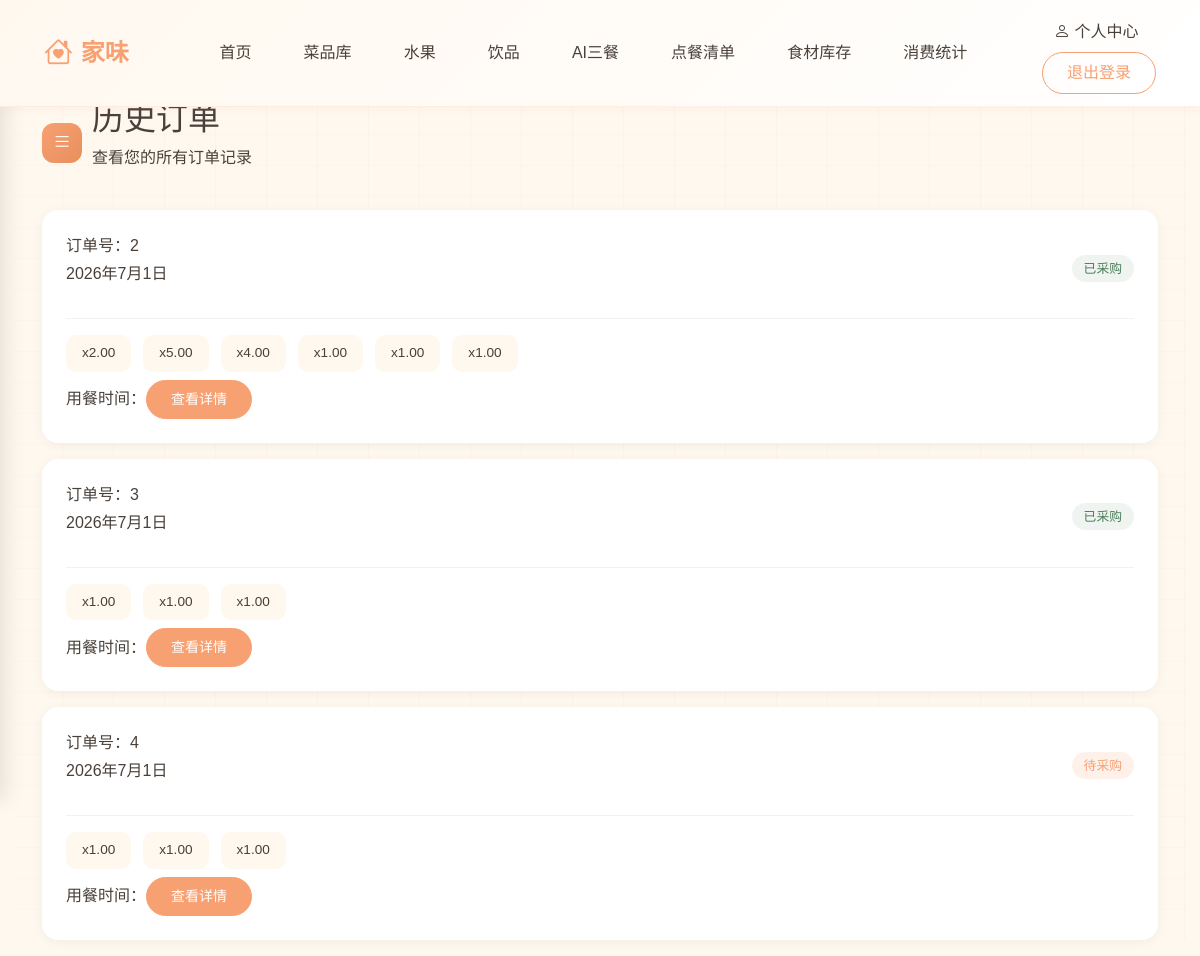
The app's page /orders/ (signed in) with its own data.
### core/models.py (models this page shows)
class Order(models.Model):
    id = models.AutoField(primary_key=True)
    user = models.ForeignKey(User, on_delete=models.CASCADE, verbose_name='下单用户')
    order_date = models.DateField(auto_now_add=True, verbose_name='下单日期')
    total_cost = models.DecimalField(max_digits=8, decimal_places=2, verbose_name='采购总花费')
    purchase_text = models.TextField(verbose_name='完整采购清单文本')
    is_finish = models.BooleanField(default=False, verbose_name='是否已采购')
    class Meta:
        db_table = 'order'
        verbose_name = '点餐订单'
        verbose_name_plural = '点餐订单'

class OrderItem(models.Model):
    EAT_TIME_CHOICES = [
        ('早餐', '早餐'),
        ('午餐', '午餐'),
        ('晚餐', '晚餐'),
        ('加餐', '加餐'),
    ]
    GOODS_TYPE_CHOICES = [
        ('dish', '菜品'),
        ('fruit', '水果'),
        ('drink', '饮品'),
    ]
    id = models.AutoField(primary_key=True)
    order = models.ForeignKey(Order, on_delete=models.CASCADE, verbose_name='所属订单')
    goods_type = models.CharField(max_length=10, choices=GOODS_TYPE_CHOICES, verbose_name='商品类型')
    goods_id = models.IntegerField(verbose_name='对应商品id')
    buy_num = models.DecimalField(max_digits=5, decimal_places=2, verbose_name='购买份数')
    eat_time = models.CharField(max_length=10, choices=EAT_TIME_CHOICES, verbose_name='用餐时段')
    class Meta:
        db_table = 'order_item'
        verbose_name = '订单明细'
        verbose_name_plural = '订单明细'

### core/views.py (the view)
# urls.py: path('orders/', views.order_list, name='order_list'),
@login_required
def order_list(request):
    orders = Order.objects.filter(user=request.user).order_by('-order_date')
    return render(request, 'order_list.html', {'orders': orders})

### templates/order_list.html (shortened to what this page needs)
{% extends 'base.html' %}
{% block content %}
<section class="py-12 wood-texture">
    <div class="container">
        <div class="section-header">
            <div class="section-title-icon"><i class="bi bi-list"></i></div>
            <div>
                <h2 class="text-2xl font-bold text-[#4A403A]">历史订单</h2>
                <p class="text-sm text-[#88807A]">查看您的所有订单记录</p>
            </div>
        </div>
        {% if orders %}
        {% for order in orders %}
        <div class="order-card">
            <div class="order-header">
                <div>
                    <span class="text-sm text-[#88807A]">订单号：{{ order.id }}</span>
                    <p class="text-xs text-[#88807A] mt-1">{{ order.order_date }}</p>
                </div>
                <span class="order-status {% if order.is_finish %}finished{% else %}unfinished{% endif %}">
                    {% if order.is_finish %}已采购{% else %}待采购{% endif %}
                </span>
            </div>
            <div class="order-items">
                {% for item in order.orderitem_set.all %}
                <span class="order-item">{{ item.goods_name }} x{{ item.buy_num }}</span>
                {% endfor %}
            </div>
            <div class="mt-2 d-flex justify-between align-items-center">
                <span class="text-sm text-[#88807A]">用餐时间：{{ order.eat_time }}</span>
                <a href="{% url 'order_detail' order.id %}" class="btn btn-primary btn-sm">查看详情</a>
            </div>
        </div>
        {% endfor %}
        {% else %}
        <div class="card text-center py-12">
            <div style="font-size: 4rem; margin-bottom: 1rem;">📋</div>
            <p class="text-[#88807A]">暂无订单记录</p>
            <a href="{% url 'index' %}#dishes" class="btn btn-primary mt-4">去点餐</a>
        </div>
        {% endif %}
    </div>
</section>
{% endblock %}

### templates/base.html (style rules this page uses)
:root { --primary-color: #F7A072; --bg-color: #FFF8EF; --green-color: #94B49F; --danger-color: #E07272; --text-color: #4A403A; --text-light: #88807A; }
body { font-family: "Microsoft YaHei", "PingFang SC", "Source Han Sans SC", sans-serif; background-color: var(--bg-color); color: var(--text-color); margin: 0; padding: 0; min-height: 100vh; }
.btn-primary { background-color: var(--primary-color); border-color: var(--primary-color); color: white; border-radius: 25px; padding: 0.5rem 1.5rem; font-weight: 500; transition: all 0.3s ease; }

### templates/order_list.html (style rules this page uses)
.wood-texture { background-image: repeating-linear-gradient(90deg, transparent, transparent 50px, rgba(139, 90, 43, 0.03) 50px, rgba(139, 90, 43, 0.03) 51px), repeating-linear-gradient(0deg, transparent, transparent 30px, rgba(139, 90, 43, 0.02) 30px, rgba(139, 90, 43, 0.02) 31px); }
.order-card { background: white; border-radius: 16px; box-shadow: 0 2px 12px rgba(0,0,0,0.05); padding: 1.5rem; margin-bottom: 1rem; }
.order-header { display: flex; justify-content: space-between; align-items: center; margin-bottom: 1rem; padding-bottom: 1rem; border-bottom: 1px solid rgba(0,0,0,0.05); }
.order-status { padding: 4px 12px; border-radius: 20px; font-size: 0.8rem; font-weight: 500; }
.order-status.finished { background-color: rgba(148, 180, 159, 0.15); color: #4A7C59; }
.order-status.unfinished { background-color: rgba(247,160,114,0.15); color: #F7A072; }
.order-items { display: flex; flex-wrap: wrap; gap: 0.75rem; }
.order-item { background-color: #FFF8EF; padding: 0.5rem 1rem; border-radius: 10px; font-size: 0.85rem; }
.section-header { display: flex; align-items: center; gap: 10px; margin-bottom: 1.5rem; }
.section-title-icon { width: 40px; height: 40px; background: linear-gradient(135deg, #F7A072 0%, #E88F5D 100%); border-radius: 12px; display: flex; align-items: center; justify-content: center; color: white; font-size: 1.2rem; }

### records on screen
Order: id "2", order_date "2026年7月1日", is_finish "已采购"
OrderItem: buy_num "2.00"
OrderItem: buy_num "5.00"
OrderItem: buy_num "4.00"
OrderItem: buy_num "1.00"
OrderItem: buy_num "1.00"
OrderItem: buy_num "1.00"
Order: id "3", order_date "2026年7月1日", is_finish "已采购"
OrderItem: buy_num "1.00"
OrderItem: buy_num "1.00"
OrderItem: buy_num "1.00"
Order: id "4", order_date "2026年7月1日", is_finish "待采购"
OrderItem: buy_num "1.00"
OrderItem: buy_num "1.00"
OrderItem: buy_num "1.00"
